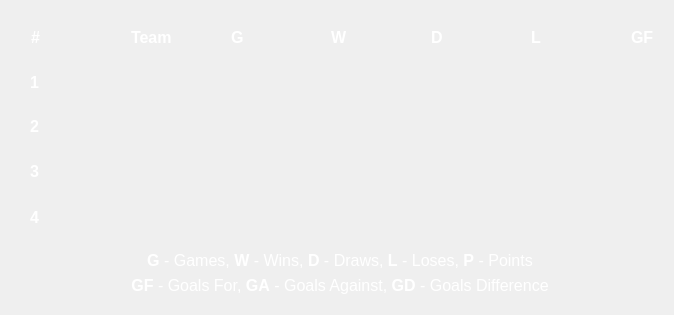
         <widget class="QWidget" name="tab_GS16_GroupC_Table_2">
          <attribute name="title">
           <string>Table</string>
          </attribute>
          <widget class="QTreeWidget" name="tree_GS32_GroupC">
           <property name="geometry">
            <rect>
             <x>30</x>
             <y>10</y>
             <width>631</width>
             <height>261</height>
            </rect>
           </property>
           <property name="sizePolicy">
            <sizepolicy hsizetype="Fixed" vsizetype="Fixed">
             <horstretch>0</horstretch>
             <verstretch>0</verstretch>
            </sizepolicy>
           </property>
           <property name="styleSheet">
            <string notr="true">QTreeWidget {
font-size: 17px;
padding-top: 5px;
padding-bottom: 5px;
padding-right: 5px;
background: rgba(0,0,0,0);
border: 0px solid black;
}

QTreeWidget::item {
font-size: 15px;
padding-left: 15px;
padding-top: 10px;
padding-bottom: 10px;
padding-right: 5px;
color: #3a3a3a;
width: 150px;
color: white;
}

QHeaderView {
font-size: 16px;
color: black;
height: 15px;
background: rgba(0, 0, 0, 0);
}

 QHeaderView::section {
   	background: rgba(0, 0, 0, 0);
    color: white;
	padding-left: 1px;
	height: 45px;
	border-radius: 25px;
	font-weight: bold;
 }</string>
           </property>
           <property name="verticalScrollBarPolicy">
            <enum>Qt::ScrollBarAlwaysOff</enum>
           </property>
           <property name="horizontalScrollBarPolicy">
            <enum>Qt::ScrollBarAlwaysOff</enum>
           </property>
           <property name="editTriggers">
            <set>QAbstractItemView::NoEditTriggers</set>
           </property>
           <attribute name="headerMinimumSectionSize">
            <number>30</number>
           </attribute>
           <attribute name="headerShowSortIndicator" stdset="0">
            <bool>false</bool>
           </attribute>
           <attribute name="headerStretchLastSection">
            <bool>false</bool>
           </attribute>
           <column>
            <property name="text">
             <string>#</string>
            </property>
           </column>
           <column>
            <property name="text">
             <string>Team</string>
            </property>
           </column>
           <column>
            <property name="text">
             <string>G</string>
            </property>
           </column>
           <column>
            <property name="text">
             <string>W</string>
            </property>
           </column>
           <column>
            <property name="text">
             <string>D</string>
            </property>
           </column>
           <column>
            <property name="text">
             <string>L</string>
            </property>
           </column>
           <column>
            <property name="text">
             <string>GF</string>
            </property>
           </column>
           <column>
            <property name="text">
             <string>GA</string>
            </property>
           </column>
           <column>
            <property name="text">
             <string>GD</string>
            </property>
           </column>
           <column>
            <property name="text">
             <string>P</string>
            </property>
           </column>
          </widget>
          <widget class="QLabel" name="lbl_GS32_GroupC_1st">
           <property name="geometry">
            <rect>
             <x>30</x>
             <y>73</y>
             <width>9</width>
             <height>19</height>
            </rect>
           </property>
           <property name="styleSheet">
            <string notr="true">color: white;
font-size: 16px;</string>
           </property>
           <property name="text">
            <string>&lt;b&gt;1&lt;/b&gt;</string>
           </property>
          </widget>
          <widget class="QLabel" name="lbl_GS32_GroupC_2nd">
           <property name="geometry">
            <rect>
             <x>30</x>
             <y>117</y>
             <width>9</width>
             <height>19</height>
            </rect>
           </property>
           <property name="styleSheet">
            <string notr="true">color: white;
font-size: 16px;</string>
           </property>
           <property name="text">
            <string>&lt;b&gt;2&lt;/b&gt;</string>
           </property>
          </widget>
          <widget class="QLabel" name="lbl_GS32_GroupC_3rd">
           <property name="geometry">
            <rect>
             <x>30</x>
             <y>162</y>
             <width>9</width>
             <height>19</height>
            </rect>
           </property>
           <property name="styleSheet">
            <string notr="true">color: white;
font-size: 16px;</string>
           </property>
           <property name="text">
            <string>&lt;b&gt;3&lt;/b&gt;</string>
           </property>
          </widget>
          <widget class="QLabel" name="lbl_GS32_GroupC_4th">
           <property name="geometry">
            <rect>
             <x>30</x>
             <y>208</y>
             <width>9</width>
             <height>19</height>
            </rect>
           </property>
           <property name="styleSheet">
            <string notr="true">color: white;
font-size: 16px;</string>
           </property>
           <property name="text">
            <string>&lt;b&gt;4&lt;/b&gt;</string>
           </property>
          </widget>
          <widget class="QLabel" name="lbl_GS32_GroupC_legend1">
           <property name="geometry">
            <rect>
             <x>15</x>
             <y>240</y>
             <width>650</width>
             <height>41</height>
            </rect>
           </property>
           <property name="styleSheet">
            <string notr="true">color: white;
font-size: 16px;</string>
           </property>
           <property name="text">
            <string>&lt;b&gt;G&lt;/b&gt; - Games, &lt;b&gt;W&lt;/b&gt; - Wins, &lt;b&gt;D&lt;/b&gt; - Draws, &lt;b&gt;L&lt;/b&gt; - Loses, &lt;b&gt;P&lt;/b&gt; - Points</string>
           </property>
           <property name="alignment">
            <set>Qt::AlignCenter</set>
           </property>
          </widget>
          <widget class="QLabel" name="lbl_GS32_GroupC_legend2">
           <property name="geometry">
            <rect>
             <x>15</x>
             <y>265</y>
             <width>650</width>
             <height>41</height>
            </rect>
           </property>
           <property name="styleSheet">
            <string notr="true">color: white;
font-size: 16px;</string>
           </property>
           <property name="text">
            <string>&lt;b&gt;GF&lt;/b&gt; - Goals For, &lt;b&gt;GA&lt;/b&gt; - Goals Against, &lt;b&gt;GD&lt;/b&gt; - Goals Difference</string>
           </property>
           <property name="alignment">
            <set>Qt::AlignCenter</set>
           </property>
          </widget>
         </widget>
